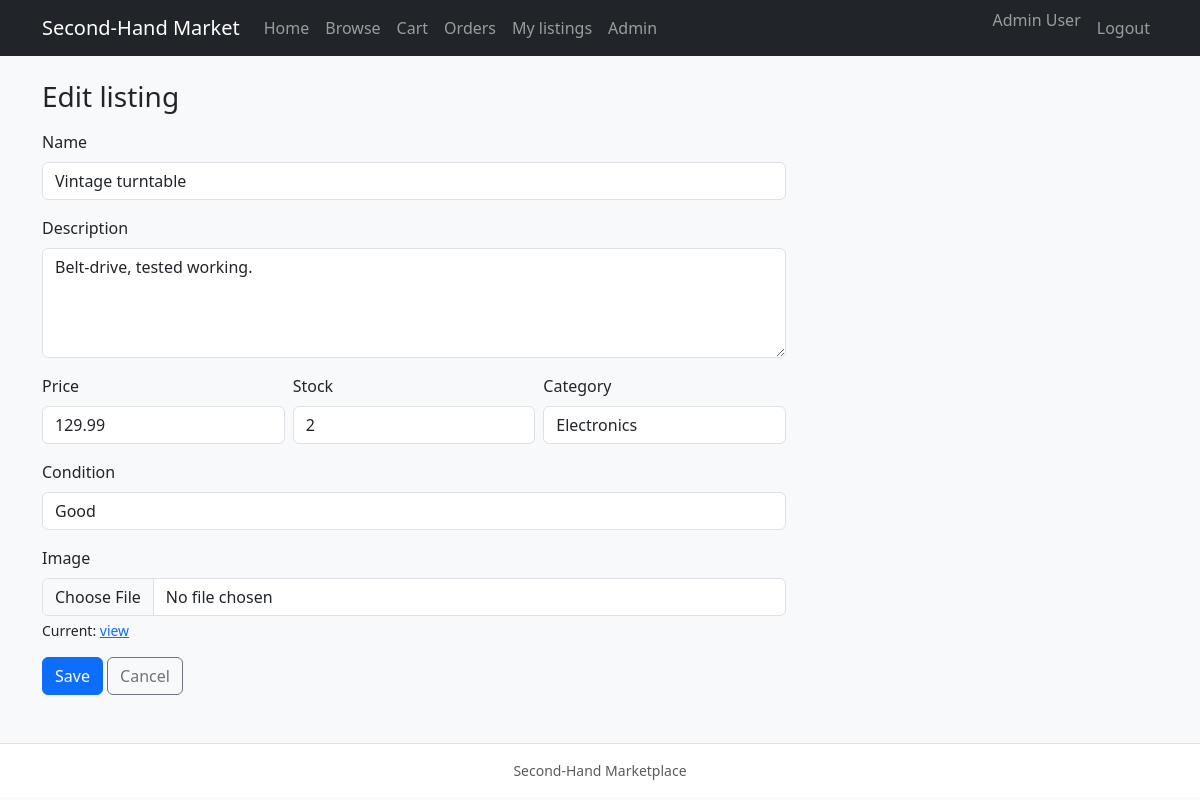
/account/listing_edit.php?id=1 (signed in), run on the app's committed database.
### tables this page shows
CREATE TABLE products (
  id INT UNSIGNED AUTO_INCREMENT PRIMARY KEY,
  name VARCHAR(200) NOT NULL,
  description TEXT,
  price DECIMAL(10,2) NOT NULL,
  image_url VARCHAR(500) DEFAULT NULL,
  category VARCHAR(80) NOT NULL,
  `condition` VARCHAR(40) NOT NULL,
  stock INT UNSIGNED NOT NULL DEFAULT 0,
  seller_id INT UNSIGNED NOT NULL,
  created_at TIMESTAMP DEFAULT CURRENT_TIMESTAMP,
  CONSTRAINT fk_products_seller FOREIGN KEY (seller_id) REFERENCES users(id) ON DELETE CASCADE
);

### includes/product_image_upload.php (called while the page is built, shortened)
<?php
function product_image_url(?string $url): string
{
    if (str_starts_with($url, 'http://') || str_starts_with($url, 'https://')) {
        return $url;
    }
    return str_starts_with($url, '/') ? $url : '/' . $url;
}

### account/listing_edit.php (the view, shortened to what this page needs)
<?php
require __DIR__ . '/../includes/init.php';
$uid = current_user()['id'];
$id = isset($_GET['id']) ? (int) $_GET['id'] : 0;
$row = null;
if ($id > 0) {
    $st = $pdo->prepare('SELECT * FROM products WHERE id = ? AND seller_id = ?');
    $st->execute([$id, $uid]);
    $row = $st->fetch();
}
require __DIR__ . '/../includes/header.php';
?>
<h1 class="h3 mb-3"><?php echo $id ? 'Edit listing' : 'New listing'; ?></h1>
<form method="post" enctype="multipart/form-data" class="col-lg-8" id="listingForm" novalidate>
  <div class="mb-3">
    <label class="form-label" for="name">Name</label>
    <input type="text" class="form-control" id="name" name="name" required maxlength="200" value="<?php echo htmlspecialchars((string) ($row['name'] ?? '')); ?>">
  </div>
  <div class="mb-3">
    <label class="form-label" for="description">Description</label>
    <textarea class="form-control" id="description" name="description" rows="4"><?php echo htmlspecialchars((string) ($row['description'] ?? '')); ?></textarea>
  </div>
  <div class="row g-2">
    <div class="col-md-4 mb-3">
      <label class="form-label" for="price">Price</label>
      <input type="number" step="0.01" min="0" class="form-control" id="price" name="price" required value="<?php echo htmlspecialchars((string) ($row['price'] ?? '')); ?>">
    </div>
    <div class="col-md-4 mb-3">
      <label class="form-label" for="stock">Stock</label>
      <input type="number" min="0" class="form-control" id="stock" name="stock" required value="<?php echo htmlspecialchars((string) ($row['stock'] ?? '')); ?>">
    </div>
    <div class="col-md-4 mb-3">
      <label class="form-label" for="category">Category</label>
      <input type="text" class="form-control" id="category" name="category" required maxlength="80" value="<?php echo htmlspecialchars((string) ($row['category'] ?? '')); ?>">
    </div>
  </div>
  <div class="mb-3">
    <label class="form-label" for="condition">Condition</label>
    <input type="text" class="form-control" id="condition" name="condition" required maxlength="40" value="<?php echo htmlspecialchars((string) ($row['condition'] ?? '')); ?>">
  </div>
  <div class="mb-3">
    <label class="form-label" for="image">Image</label>
    <input type="file" class="form-control" id="image" name="image" accept="image/*">
    <?php if (!empty($row['image_url'])): ?>
    <p class="small mt-1">Current: <a href="<?php echo htmlspecialchars(product_image_url($row['image_url'])); ?>">view</a></p>
    <?php endif; ?>
  </div>
  <button type="submit" class="btn btn-primary">Save</button>
  <a href="listings.php" class="btn btn-outline-secondary">Cancel</a>
</form>
<?php require __DIR__ . '/../includes/footer.php'; ?>

### data on the page
products: name "Vintage turntable", description "Belt-drive, tested working.", price "129.99", stock "2", category "Electronics", condition "Good"

### other printed values
$u['name'] "Admin User"
